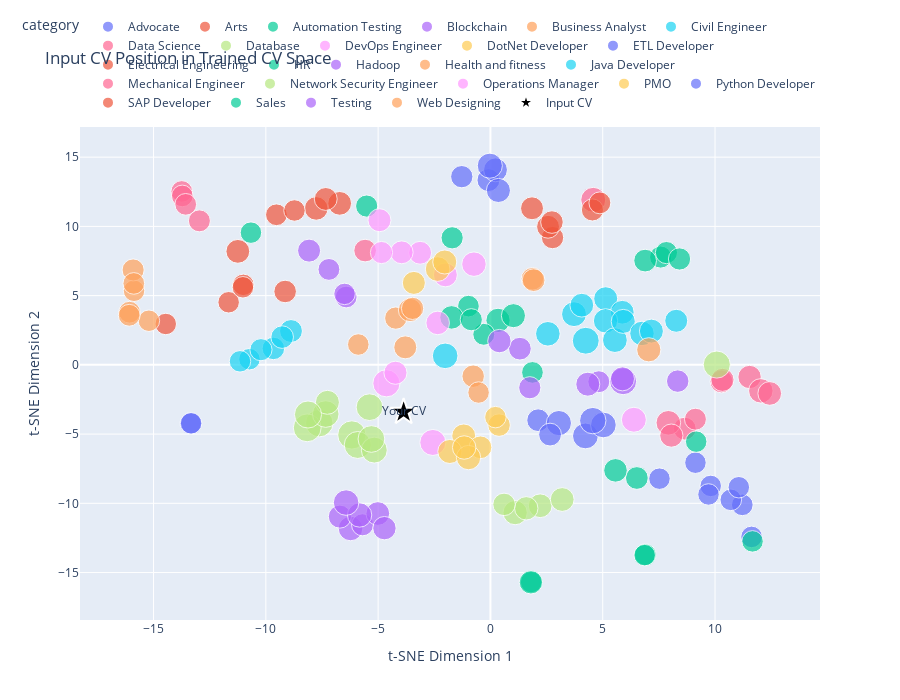

Notebook code cell kept with this figure:
### Code cell
fig = visualize_cv_in_trained_space(
    similarities=similariries,
    documents=documents,
    categories=categories,
    input_cv_text=text_cv,
    vectorizer=vectorizer  # Pass your already fitted vectorizer
)

### Figure 1 — Plotly figure (JSON) as saved in the notebook; plotly's stock layout.template omitted (floating-point values rounded to 4 significant figures)
{"data": [{"customdata": [["Category: Advocate<br>Similarity: 0.003", "Advocate"], ["Category: Advocate<br>Similarity: 0.000", "Advocate"], ["Category: Advocate<br>Similarity: 0.000", "Advocate"], ["Category: Advocate<br>Similarity: 0.000", "Advocate"], ["Category: Advocate<br>Similarity: 0.002", "Advocate"], ["Category: Advocate<br>Similarity: 0.003", "Advocate"], ["Category: Advocate<br>Similarity: 0.000", "Advocate"], ["Category: Advocate<br>Similarity: 0.000", "Advocate"], ["Category: Advocate<br>Similarity: 0.000", "Advocate"], ["Category: Advocate<br>Similarity: 0.000", "Advocate"]], "hovertemplate": "size=%{marker.size}<br>hover_text=%{customdata[0]}<extra></extra>", "legendgroup": "Advocate", "marker": {"color": "#636efa", "opacity": 0.7, "size": [5.058, 5.0, 5.0, 5.0, 5.039, 5.053, 5.0, 5.0, 5.0, 5.0], "sizemode": "area", "sizeref": 0.02162, "symbol": "circle"}, "mode": "markers", "name": "Advocate", "orientation": "v", "showlegend": true, "type": "scatter", "x": [11.21, 7.527, 9.808, 9.129, 10.7, 11.63, -13.35, 9.71, 11.06, -13.33], "xaxis": "x", "y": [-10.11, -8.22, -8.743, -7.067, -9.749, -12.43, -4.229, -9.36, -8.838, -4.22], "yaxis": "y"}, {"customdata": [["Category: Arts<br>Similarity: 0.057", "Arts"], ["Category: Arts<br>Similarity: 0.000", "Arts"], ["Category: Arts<br>Similarity: 0.025", "Arts"], ["Category: Arts<br>Similarity: 0.000", "Arts"], ["Category: Arts<br>Similarity: 0.000", "Arts"], ["Category: Arts<br>Similarity: 0.000", "Arts"]], "hovertemplate": "size=%{marker.size}<br>hover_text=%{customdata[0]}<extra></extra>", "legendgroup": "Arts", "marker": {"color": "#EF553B", "opacity": 0.7, "size": [6.136, 5.0, 5.503, 5.0, 5.0, 5.0], "sizemode": "area", "sizeref": 0.02162, "symbol": "circle"}, "mode": "markers", "name": "Arts", "orientation": "v", "showlegend": true, "type": "scatter", "x": [-11.25, -11.0, -9.141, -11.66, -14.46, -11.02], "xaxis": "x", "y": [8.197, 5.778, 5.299, 4.522, 2.952, 5.603], "yaxis": "y"}, {"customdata": [["Category: Automation Testing<br>Similarity: 0.004", "Automation Testing"], ["Category: Automation Testing<br>Similarity: 0.016", "Automation Testing"], ["Category: Automation Testing<br>Similarity: 0.069", "Automation Testing"], ["Category: Automation Testing<br>Similarity: 0.050", "Automation Testing"], ["Category: Automation Testing<br>Similarity: 0.011", "Automation Testing"], ["Category: Automation Testing<br>Similarity: 0.015", "Automation Testing"], ["Category: Automation Testing<br>Similarity: 0.064", "Automation Testing"]], "hovertemplate": "size=%{marker.size}<br>hover_text=%{customdata[0]}<extra></extra>", "legendgroup": "Automation Testing", "marker": {"color": "#00cc96", "opacity": 0.7, "size": [5.074, 5.316, 6.37, 5.999, 5.223, 5.309, 6.279], "sizemode": "area", "sizeref": 0.02162, "symbol": "circle"}, "mode": "markers", "name": "Automation Testing", "orientation": "v", "showlegend": true, "type": "scatter", "x": [-0.9794, -5.51, 0.3386, -1.731, -0.2958, -0.8529, 1.024], "xaxis": "x", "y": [4.243, 11.47, 3.214, 3.428, 2.208, 3.259, 3.552], "yaxis": "y"}, {"customdata": [["Category: Blockchain<br>Similarity: 0.010", "Blockchain"], ["Category: Blockchain<br>Similarity: 0.143", "Blockchain"], ["Category: Blockchain<br>Similarity: 0.062", "Blockchain"], ["Category: Blockchain<br>Similarity: 0.062", "Blockchain"], ["Category: Blockchain<br>Similarity: 0.023", "Blockchain"]], "hovertemplate": "size=%{marker.size}<br>hover_text=%{customdata[0]}<extra></extra>", "legendgroup": "Blockchain", "marker": {"color": "#ab63fa", "opacity": 0.7, "size": [5.205, 7.865, 6.232, 6.241, 5.466], "sizemode": "area", "sizeref": 0.02162, "symbol": "circle"}, "mode": "markers", "name": "Blockchain", "orientation": "v", "showlegend": true, "type": "scatter", "x": [4.826, 5.908, 4.335, 5.88, 8.339], "xaxis": "x", "y": [-1.217, -1.181, -1.396, -1.01, -1.174], "yaxis": "y"}, {"customdata": [["Category: Business Analyst<br>Similarity: 0.019", "Business Analyst"], ["Category: Business Analyst<br>Similarity: 0.036", "Business Analyst"], ["Category: Business Analyst<br>Similarity: 0.044", "Business Analyst"], ["Category: Business Analyst<br>Similarity: 0.018", "Business Analyst"], ["Category: Business Analyst<br>Similarity: 0.024", "Business Analyst"], ["Category: Business Analyst<br>Similarity: 0.002", "Business Analyst"]], "hovertemplate": "size=%{marker.size}<br>hover_text=%{customdata[0]}<extra></extra>", "legendgroup": "Business Analyst", "marker": {"color": "#FFA15A", "opacity": 0.7, "size": [5.372, 5.723, 5.884, 5.354, 5.477, 5.038], "sizemode": "area", "sizeref": 0.02162, "symbol": "circle"}, "mode": "markers", "name": "Business Analyst", "orientation": "v", "showlegend": true, "type": "scatter", "x": [-4.215, -3.792, -3.58, -3.468, -0.7688, -5.884], "xaxis": "x", "y": [3.377, 1.265, 3.963, 4.08, -0.8172, 1.469], "yaxis": "y"}, {"customdata": [["Category: Civil Engineer<br>Similarity: 0.033", "Civil Engineer"], ["Category: Civil Engineer<br>Similarity: 0.000", "Civil Engineer"], ["Category: Civil Engineer<br>Similarity: 0.025", "Civil Engineer"], ["Category: Civil Engineer<br>Similarity: 0.027", "Civil Engineer"], ["Category: Civil Engineer<br>Similarity: 0.016", "Civil Engineer"], ["Category: Civil Engineer<br>Similarity: 0.000", "Civil Engineer"]], "hovertemplate": "size=%{marker.size}<br>hover_text=%{customdata[0]}<extra></extra>", "legendgroup": "Civil Engineer", "marker": {"color": "#19d3f3", "opacity": 0.7, "size": [5.662, 5.0, 5.491, 5.533, 5.322, 5.0], "sizemode": "area", "sizeref": 0.02162, "symbol": "circle"}, "mode": "markers", "name": "Civil Engineer", "orientation": "v", "showlegend": true, "type": "scatter", "x": [-8.88, -10.73, -9.664, -9.273, -10.22, -11.15], "xaxis": "x", "y": [2.446, 0.4092, 1.187, 2.004, 1.096, 0.2566], "yaxis": "y"}, {"customdata": [["Category: Data Science<br>Similarity: 0.045", "Data Science"], ["Category: Data Science<br>Similarity: 0.032", "Data Science"], ["Category: Data Science<br>Similarity: 0.078", "Data Science"], ["Category: Data Science<br>Similarity: 0.087", "Data Science"], ["Category: Data Science<br>Similarity: 0.041", "Data Science"], ["Category: Data Science<br>Similarity: 0.011", "Data Science"], ["Category: Data Science<br>Similarity: 0.032", "Data Science"], ["Category: Data Science<br>Similarity: 0.073", "Data Science"], ["Category: Data Science<br>Similarity: 0.054", "Data Science"], ["Category: Data Science<br>Similarity: 0.039", "Data Science"]], "hovertemplate": "size=%{marker.size}<br>hover_text=%{customdata[0]}<extra></extra>", "legendgroup": "Data Science", "marker": {"color": "#FF6692", "opacity": 0.7, "size": [5.895, 5.632, 6.557, 6.748, 5.825, 5.21, 5.635, 6.468, 6.089, 5.774], "sizemode": "area", "sizeref": 0.02162, "symbol": "circle"}, "mode": "markers", "name": "Data Science", "orientation": "v", "showlegend": true, "type": "scatter", "x": [11.54, 8.652, 7.921, 4.578, 8.056, 9.127, 10.29, 12.04, 12.44, 10.33], "xaxis": "x", "y": [-0.8774, -4.605, -4.184, 11.92, -5.109, -3.923, -1.198, -1.878, -2.064, -1.084], "yaxis": "y"}, {"customdata": [["Category: Database<br>Similarity: 0.182", "Database"], ["Category: Database<br>Similarity: 0.144", "Database"], ["Category: Database<br>Similarity: 0.114", "Database"], ["Category: Database<br>Similarity: 0.161", "Database"], ["Category: Database<br>Similarity: 0.137", "Database"], ["Category: Database<br>Similarity: 0.168", "Database"], ["Category: Database<br>Similarity: 0.134", "Database"], ["Category: Database<br>Similarity: 0.137", "Database"], ["Category: Database<br>Similarity: 0.061", "Database"], ["Category: Database<br>Similarity: 0.148", "Database"], ["Category: Database<br>Similarity: 0.147", "Database"]], "hovertemplate": "size=%{marker.size}<br>hover_text=%{customdata[0]}<extra></extra>", "legendgroup": "Database", "marker": {"color": "#B6E880", "opacity": 0.7, "size": [8.647, 7.875, 7.276, 8.216, 7.731, 8.365, 7.674, 7.73, 6.218, 7.95, 7.933], "sizemode": "area", "sizeref": 0.02162, "symbol": "circle"}, "mode": "markers", "name": "Database", "orientation": "v", "showlegend": true, "type": "scatter", "x": [-6.171, -5.91, -5.171, -7.621, -5.385, -8.158, -7.333, -5.3, -7.258, -8.123, 10.08], "xaxis": "x", "y": [-5.062, -5.786, -6.156, -4.208, -3.056, -4.547, -3.553, -5.353, -2.705, -3.585, 0.02196], "yaxis": "y"}, {"customdata": [["Category: DevOps Engineer<br>Similarity: 0.150", "DevOps Engineer"], ["Category: DevOps Engineer<br>Similarity: 0.087", "DevOps Engineer"], ["Category: DevOps Engineer<br>Similarity: 0.040", "DevOps Engineer"], ["Category: DevOps Engineer<br>Similarity: 0.117", "DevOps Engineer"], ["Category: DevOps Engineer<br>Similarity: 0.060", "DevOps Engineer"], ["Category: DevOps Engineer<br>Similarity: 0.074", "DevOps Engineer"], ["Category: DevOps Engineer<br>Similarity: 0.050", "DevOps Engineer"]], "hovertemplate": "size=%{marker.size}<br>hover_text=%{customdata[0]}<extra></extra>", "legendgroup": "DevOps Engineer", "marker": {"color": "#FF97FF", "opacity": 0.7, "size": [7.996, 6.734, 5.794, 7.341, 6.196, 6.489, 6.006], "sizemode": "area", "sizeref": 0.02162, "symbol": "circle"}, "mode": "markers", "name": "DevOps Engineer", "orientation": "v", "showlegend": true, "type": "scatter", "x": [-4.632, 6.386, -4.229, -2.565, -2.006, -0.7345, -2.349], "xaxis": "x", "y": [-1.331, -3.964, -0.5703, -5.604, 6.498, 7.273, 3.029], "yaxis": "y"}, {"customdata": [["Category: DotNet Developer<br>Similarity: 0.060", "DotNet Developer"], ["Category: DotNet Developer<br>Similarity: 0.025", "DotNet Developer"], ["Category: DotNet Developer<br>Similarity: 0.030", "DotNet Developer"], ["Category: DotNet Developer<br>Similarity: 0.000", "DotNet Developer"], ["Category: DotNet Developer<br>Similarity: 0.063", "DotNet Developer"], ["Category: DotNet Developer<br>Similarity: 0.071", "DotNet Developer"], ["Category: DotNet Developer<br>Similarity: 0.049", "DotNet Developer"]], "hovertemplate": "size=%{marker.size}<br>hover_text=%{customdata[0]}<extra></extra>", "legendgroup": "DotNet Developer", "marker": {"color": "#FECB52", "opacity": 0.7, "size": [6.194, 5.491, 5.61, 5.0, 6.264, 6.414, 5.972], "sizemode": "area", "sizeref": 0.02162, "symbol": "circle"}, "mode": "markers", "name": "DotNet Developer", "orientation": "v", "showlegend": true, "type": "scatter", "x": [-1.189, 0.3837, -0.4449, 0.2227, -1.81, -0.9748, -1.169], "xaxis": "x", "y": [-5.132, -4.351, -5.956, -3.774, -6.256, -6.698, -5.968], "yaxis": "y"}, {"customdata": [["Category: ETL Developer<br>Similarity: 0.034", "ETL Developer"], ["Category: ETL Developer<br>Similarity: 0.058", "ETL Developer"], ["Category: ETL Developer<br>Similarity: 0.091", "ETL Developer"], ["Category: ETL Developer<br>Similarity: 0.065", "ETL Developer"], ["Category: ETL Developer<br>Similarity: 0.020", "ETL Developer"]], "hovertemplate": "size=%{marker.size}<br>hover_text=%{customdata[0]}<extra></extra>", "legendgroup": "ETL Developer", "marker": {"color": "#636efa", "opacity": 0.7, "size": [5.681, 6.165, 6.829, 6.292, 5.39], "sizemode": "area", "sizeref": 0.02162, "symbol": "circle"}, "mode": "markers", "name": "ETL Developer", "orientation": "v", "showlegend": true, "type": "scatter", "x": [-0.08922, 0.2248, -0.02738, 0.3545, -1.276], "xaxis": "x", "y": [13.34, 14.08, 14.38, 12.6, 13.59], "yaxis": "y"}, {"customdata": [["Category: Electrical Engineering<br>Similarity: 0.051", "Electrical Engineering"], ["Category: Electrical Engineering<br>Similarity: 0.005", "Electrical Engineering"], ["Category: Electrical Engineering<br>Similarity: 0.055", "Electrical Engineering"], ["Category: Electrical Engineering<br>Similarity: 0.000", "Electrical Engineering"], ["Category: Electrical Engineering<br>Similarity: 0.034", "Electrical Engineering"]], "hovertemplate": "size=%{marker.size}<br>hover_text=%{customdata[0]}<extra></extra>", "legendgroup": "Electrical Engineering", "marker": {"color": "#EF553B", "opacity": 0.7, "size": [6.023, 5.109, 6.1, 5.0, 5.67], "sizemode": "area", "sizeref": 0.02162, "symbol": "circle"}, "mode": "markers", "name": "Electrical Engineering", "orientation": "v", "showlegend": true, "type": "scatter", "x": [-7.757, -9.528, -6.713, -8.726, -7.333], "xaxis": "x", "y": [11.3, 10.84, 11.66, 11.15, 11.98], "yaxis": "y"}, {"customdata": [["Category: HR<br>Similarity: 0.009", "HR"], ["Category: HR<br>Similarity: 0.017", "HR"], ["Category: HR<br>Similarity: 0.000", "HR"], ["Category: HR<br>Similarity: 0.000", "HR"], ["Category: HR<br>Similarity: 0.045", "HR"], ["Category: HR<br>Similarity: 0.000", "HR"], ["Category: HR<br>Similarity: 0.030", "HR"], ["Category: HR<br>Similarity: 0.000", "HR"], ["Category: HR<br>Similarity: 0.004", "HR"], ["Category: HR<br>Similarity: 0.051", "HR"]], "hovertemplate": "size=%{marker.size}<br>hover_text=%{customdata[0]}<extra></extra>", "legendgroup": "HR", "marker": {"color": "#00cc96", "opacity": 0.7, "size": [5.175, 5.344, 5.0, 5.0, 5.903, 5.0, 5.597, 5.0, 5.077, 6.024], "sizemode": "area", "sizeref": 0.02162, "symbol": "circle"}, "mode": "markers", "name": "HR", "orientation": "v", "showlegend": true, "type": "scatter", "x": [6.898, -1.705, 1.811, 11.67, 1.802, 6.866, 6.519, -10.66, 1.871, 5.569], "xaxis": "x", "y": [-13.71, 9.176, -15.69, -12.75, -15.7, -13.74, -8.171, 9.549, -0.5447, -7.619], "yaxis": "y"}, {"customdata": [["Category: Hadoop<br>Similarity: 0.077", "Hadoop"], ["Category: Hadoop<br>Similarity: 0.038", "Hadoop"], ["Category: Hadoop<br>Similarity: 0.014", "Hadoop"], ["Category: Hadoop<br>Similarity: 0.054", "Hadoop"], ["Category: Hadoop<br>Similarity: 0.072", "Hadoop"], ["Category: Hadoop<br>Similarity: 0.103", "Hadoop"], ["Category: Hadoop<br>Similarity: 0.046", "Hadoop"]], "hovertemplate": "size=%{marker.size}<br>hover_text=%{customdata[0]}<extra></extra>", "legendgroup": "Hadoop", "marker": {"color": "#ab63fa", "opacity": 0.7, "size": [6.544, 5.762, 5.28, 6.078, 6.43, 7.051, 5.919], "sizemode": "area", "sizeref": 0.02162, "symbol": "circle"}, "mode": "markers", "name": "Hadoop", "orientation": "v", "showlegend": true, "type": "scatter", "x": [-6.23, -6.705, -5.694, -5.015, -5.826, -6.427, -4.719], "xaxis": "x", "y": [-11.82, -10.96, -11.55, -10.74, -10.84, -9.946, -11.79], "yaxis": "y"}, {"customdata": [["Category: Health and fitness<br>Similarity: 0.000", "Health and fitness"], ["Category: Health and fitness<br>Similarity: 0.000", "Health and fitness"], ["Category: Health and fitness<br>Similarity: 0.006", "Health and fitness"], ["Category: Health and fitness<br>Similarity: 0.009", "Health and fitness"], ["Category: Health and fitness<br>Similarity: 0.014", "Health and fitness"], ["Category: Health and fitness<br>Similarity: 0.004", "Health and fitness"]], "hovertemplate": "size=%{marker.size}<br>hover_text=%{customdata[0]}<extra></extra>", "legendgroup": "Health and fitness", "marker": {"color": "#FFA15A", "opacity": 0.7, "size": [5.0, 5.0, 5.122, 5.177, 5.278, 5.084], "sizemode": "area", "sizeref": 0.02162, "symbol": "circle"}, "mode": "markers", "name": "Health and fitness", "orientation": "v", "showlegend": true, "type": "scatter", "x": [-15.21, -15.87, -16.07, -16.08, -15.91, -15.88], "xaxis": "x", "y": [3.187, 5.35, 3.803, 3.581, 6.854, 5.882], "yaxis": "y"}, {"customdata": [["Category: Java Developer<br>Similarity: 0.062", "Java Developer"], ["Category: Java Developer<br>Similarity: 0.077", "Java Developer"], ["Category: Java Developer<br>Similarity: 0.105", "Java Developer"], ["Category: Java Developer<br>Similarity: 0.085", "Java Developer"], ["Category: Java Developer<br>Similarity: 0.141", "Java Developer"], ["Category: Java Developer<br>Similarity: 0.056", "Java Developer"], ["Category: Java Developer<br>Similarity: 0.070", "Java Developer"], ["Category: Java Developer<br>Similarity: 0.081", "Java Developer"], ["Category: Java Developer<br>Similarity: 0.063", "Java Developer"], ["Category: Java Developer<br>Similarity: 0.075", "Java Developer"], ["Category: Java Developer<br>Similarity: 0.062", "Java Developer"], ["Category: Java Developer<br>Similarity: 0.036", "Java Developer"], ["Category: Java Developer<br>Similarity: 0.056", "Java Developer"]], "hovertemplate": "size=%{marker.size}<br>hover_text=%{customdata[0]}<extra></extra>", "legendgroup": "Java Developer", "marker": {"color": "#19d3f3", "opacity": 0.7, "size": [6.237, 6.541, 7.106, 6.691, 7.818, 6.112, 6.395, 6.626, 6.256, 6.491, 6.231, 5.728, 6.123], "sizemode": "area", "sizeref": 0.02162, "symbol": "circle"}, "mode": "markers", "name": "Java Developer", "orientation": "v", "showlegend": true, "type": "scatter", "x": [5.132, 2.557, -2.016, 3.72, 4.244, 5.869, 5.126, 5.542, 5.913, 6.747, 7.167, 8.273, 4.068], "xaxis": "x", "y": [4.775, 2.245, 0.6518, 3.661, 1.743, 3.8, 3.177, 1.788, 3.139, 2.269, 2.437, 3.183, 4.31], "yaxis": "y"}, {"customdata": [["Category: Mechanical Engineer<br>Similarity: 0.028", "Mechanical Engineer"], ["Category: Mechanical Engineer<br>Similarity: 0.011", "Mechanical Engineer"], ["Category: Mechanical Engineer<br>Similarity: 0.003", "Mechanical Engineer"], ["Category: Mechanical Engineer<br>Similarity: 0.004", "Mechanical Engineer"], ["Category: Mechanical Engineer<br>Similarity: 0.005", "Mechanical Engineer"]], "hovertemplate": "size=%{marker.size}<br>hover_text=%{customdata[0]}<extra></extra>", "legendgroup": "Mechanical Engineer", "marker": {"color": "#FF6692", "opacity": 0.7, "size": [5.555, 5.219, 5.064, 5.08, 5.102], "sizemode": "area", "sizeref": 0.02162, "symbol": "circle"}, "mode": "markers", "name": "Mechanical Engineer", "orientation": "v", "showlegend": true, "type": "scatter", "x": [-5.579, -12.96, -13.74, -13.72, -13.57], "xaxis": "x", "y": [8.255, 10.4, 12.53, 12.2, 11.59], "yaxis": "y"}, {"customdata": [["Category: Network Security Engineer<br>Similarity: 0.055", "Network Security Engineer"], ["Category: Network Security Engineer<br>Similarity: 0.057", "Network Security Engineer"], ["Category: Network Security Engineer<br>Similarity: 0.069", "Network Security Engineer"], ["Category: Network Security Engineer<br>Similarity: 0.046", "Network Security Engineer"], ["Category: Network Security Engineer<br>Similarity: 0.023", "Network Security Engineer"]], "hovertemplate": "size=%{marker.size}<br>hover_text=%{customdata[0]}<extra></extra>", "legendgroup": "Network Security Engineer", "marker": {"color": "#B6E880", "opacity": 0.7, "size": [6.097, 6.136, 6.371, 5.928, 5.468], "sizemode": "area", "sizeref": 0.02162, "symbol": "circle"}, "mode": "markers", "name": "Network Security Engineer", "orientation": "v", "showlegend": true, "type": "scatter", "x": [2.216, 3.195, 1.1, 1.595, 0.6075], "xaxis": "x", "y": [-10.18, -9.724, -10.67, -10.36, -10.08], "yaxis": "y"}, {"customdata": [["Category: Operations Manager<br>Similarity: 0.034", "Operations Manager"], ["Category: Operations Manager<br>Similarity: 0.033", "Operations Manager"], ["Category: Operations Manager<br>Similarity: 0.016", "Operations Manager"], ["Category: Operations Manager<br>Similarity: 0.036", "Operations Manager"]], "hovertemplate": "size=%{marker.size}<br>hover_text=%{customdata[0]}<extra></extra>", "legendgroup": "Operations Manager", "marker": {"color": "#FF97FF", "opacity": 0.7, "size": [5.673, 5.669, 5.329, 5.723], "sizemode": "area", "sizeref": 0.02162, "symbol": "circle"}, "mode": "markers", "name": "Operations Manager", "orientation": "v", "showlegend": true, "type": "scatter", "x": [-3.131, -3.951, -4.851, -4.941], "xaxis": "x", "y": [8.095, 8.127, 8.112, 10.45], "yaxis": "y"}, {"customdata": [["Category: PMO<br>Similarity: 0.079", "PMO"], ["Category: PMO<br>Similarity: 0.063", "PMO"], ["Category: PMO<br>Similarity: 0.037", "PMO"]], "hovertemplate": "size=%{marker.size}<br>hover_text=%{customdata[0]}<extra></extra>", "legendgroup": "PMO", "marker": {"color": "#FECB52", "opacity": 0.7, "size": [6.584, 6.259, 5.742], "sizemode": "area", "sizeref": 0.02162, "symbol": "circle"}, "mode": "markers", "name": "PMO", "orientation": "v", "showlegend": true, "type": "scatter", "x": [-2.351, -2.034, -3.41], "xaxis": "x", "y": [6.918, 7.428, 5.919], "yaxis": "y"}, {"customdata": [["Category: Python Developer<br>Similarity: 0.111", "Python Developer"], ["Category: Python Developer<br>Similarity: 0.029", "Python Developer"], ["Category: Python Developer<br>Similarity: 0.094", "Python Developer"], ["Category: Python Developer<br>Similarity: 0.106", "Python Developer"], ["Category: Python Developer<br>Similarity: 0.031", "Python Developer"], ["Category: Python Developer<br>Similarity: 0.126", "Python Developer"]], "hovertemplate": "size=%{marker.size}<br>hover_text=%{customdata[0]}<extra></extra>", "legendgroup": "Python Developer", "marker": {"color": "#636efa", "opacity": 0.7, "size": [7.212, 5.577, 6.875, 7.126, 5.629, 7.528], "sizemode": "area", "sizeref": 0.02162, "symbol": "circle"}, "mode": "markers", "name": "Python Developer", "orientation": "v", "showlegend": true, "type": "scatter", "x": [4.229, 2.123, 3.047, 5.029, 2.655, 4.557], "xaxis": "x", "y": [-5.132, -3.997, -4.204, -4.342, -5.036, -4.027], "yaxis": "y"}, {"customdata": [["Category: SAP Developer<br>Similarity: 0.034", "SAP Developer"], ["Category: SAP Developer<br>Similarity: 0.015", "SAP Developer"], ["Category: SAP Developer<br>Similarity: 0.009", "SAP Developer"], ["Category: SAP Developer<br>Similarity: 0.019", "SAP Developer"], ["Category: SAP Developer<br>Similarity: 0.033", "SAP Developer"], ["Category: SAP Developer<br>Similarity: 0.026", "SAP Developer"]], "hovertemplate": "size=%{marker.size}<br>hover_text=%{customdata[0]}<extra></extra>", "legendgroup": "SAP Developer", "marker": {"color": "#EF553B", "opacity": 0.7, "size": [5.677, 5.296, 5.19, 5.387, 5.667, 5.52], "sizemode": "area", "sizeref": 0.02162, "symbol": "circle"}, "mode": "markers", "name": "SAP Developer", "orientation": "v", "showlegend": true, "type": "scatter", "x": [1.852, 4.541, 4.873, 2.766, 2.566, 2.739], "xaxis": "x", "y": [11.31, 11.19, 11.7, 9.192, 9.973, 10.31], "yaxis": "y"}, {"customdata": [["Category: Sales<br>Similarity: 0.000", "Sales"], ["Category: Sales<br>Similarity: 0.015", "Sales"], ["Category: Sales<br>Similarity: 0.016", "Sales"], ["Category: Sales<br>Similarity: 0.029", "Sales"], ["Category: Sales<br>Similarity: 0.018", "Sales"]], "hovertemplate": "size=%{marker.size}<br>hover_text=%{customdata[0]}<extra></extra>", "legendgroup": "Sales", "marker": {"color": "#00cc96", "opacity": 0.7, "size": [5.0, 5.295, 5.325, 5.588, 5.367], "sizemode": "area", "sizeref": 0.02162, "symbol": "circle"}, "mode": "markers", "name": "Sales", "orientation": "v", "showlegend": true, "type": "scatter", "x": [9.161, 7.578, 7.836, 6.888, 8.42], "xaxis": "x", "y": [-5.546, 7.785, 8.109, 7.531, 7.648], "yaxis": "y"}, {"customdata": [["Category: Testing<br>Similarity: 0.037", "Testing"], ["Category: Testing<br>Similarity: 0.029", "Testing"], ["Category: Testing<br>Similarity: 0.006", "Testing"], ["Category: Testing<br>Similarity: 0.008", "Testing"], ["Category: Testing<br>Similarity: 0.000", "Testing"], ["Category: Testing<br>Similarity: 0.016", "Testing"], ["Category: Testing<br>Similarity: 0.046", "Testing"]], "hovertemplate": "size=%{marker.size}<br>hover_text=%{customdata[0]}<extra></extra>", "legendgroup": "Testing", "marker": {"color": "#ab63fa", "opacity": 0.7, "size": [5.734, 5.583, 5.114, 5.164, 5.0, 5.326, 5.923], "sizemode": "area", "sizeref": 0.02162, "symbol": "circle"}, "mode": "markers", "name": "Testing", "orientation": "v", "showlegend": true, "type": "scatter", "x": [-8.075, 1.311, -6.423, -7.192, -6.495, 1.753, 0.3988], "xaxis": "x", "y": [8.25, 1.168, 4.9, 6.893, 5.125, -1.652, 1.716], "yaxis": "y"}, {"customdata": [["Category: Web Designing<br>Similarity: 0.025", "Web Designing"], ["Category: Web Designing<br>Similarity: 0.067", "Web Designing"], ["Category: Web Designing<br>Similarity: 0.000", "Web Designing"], ["Category: Web Designing<br>Similarity: 0.029", "Web Designing"]], "hovertemplate": "size=%{marker.size}<br>hover_text=%{customdata[0]}<extra></extra>", "legendgroup": "Web Designing", "marker": {"color": "#FFA15A", "opacity": 0.7, "size": [5.507, 6.342, 5.0, 5.58], "sizemode": "area", "sizeref": 0.02162, "symbol": "circle"}, "mode": "markers", "name": "Web Designing", "orientation": "v", "showlegend": true, "type": "scatter", "x": [1.87, 7.05, -0.5281, 1.922], "xaxis": "x", "y": [6.217, 1.088, -1.999, 6.117], "yaxis": "y"}, {"hoverinfo": "text", "hovertext": "Your Input CV", "marker": {"color": "black", "line": {"color": "white", "width": 2}, "size": 20, "symbol": "star"}, "mode": "markers+text", "name": "Input CV", "text": "Your CV", "textposition": "middle center", "type": "scatter", "x": [-3.865], "y": [-3.411]}], "layout": {"height": 700, "hovermode": "closest", "legend": {"itemsizing": "constant", "orientation": "h", "title": {"text": "category"}, "tracegroupgap": 0, "x": 1, "xanchor": "right", "y": 1.02, "yanchor": "bottom"}, "showlegend": true, "title": {"text": "Input CV Position in Trained CV Space"}, "width": 900, "xaxis": {"anchor": "y", "domain": [0, 1], "title": {"text": "t-SNE Dimension 1"}}, "yaxis": {"anchor": "x", "domain": [0, 1], "title": {"text": "t-SNE Dimension 2"}}}}
